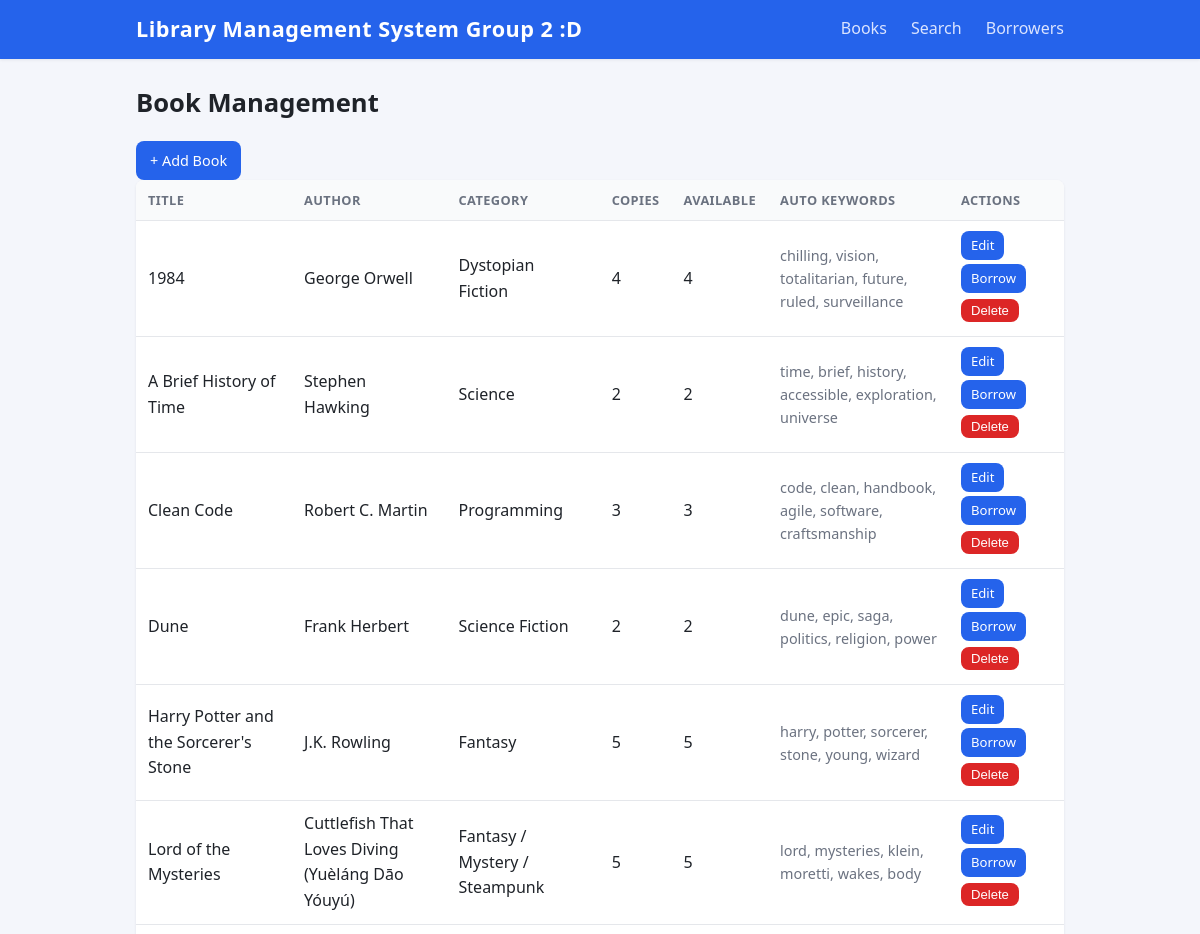
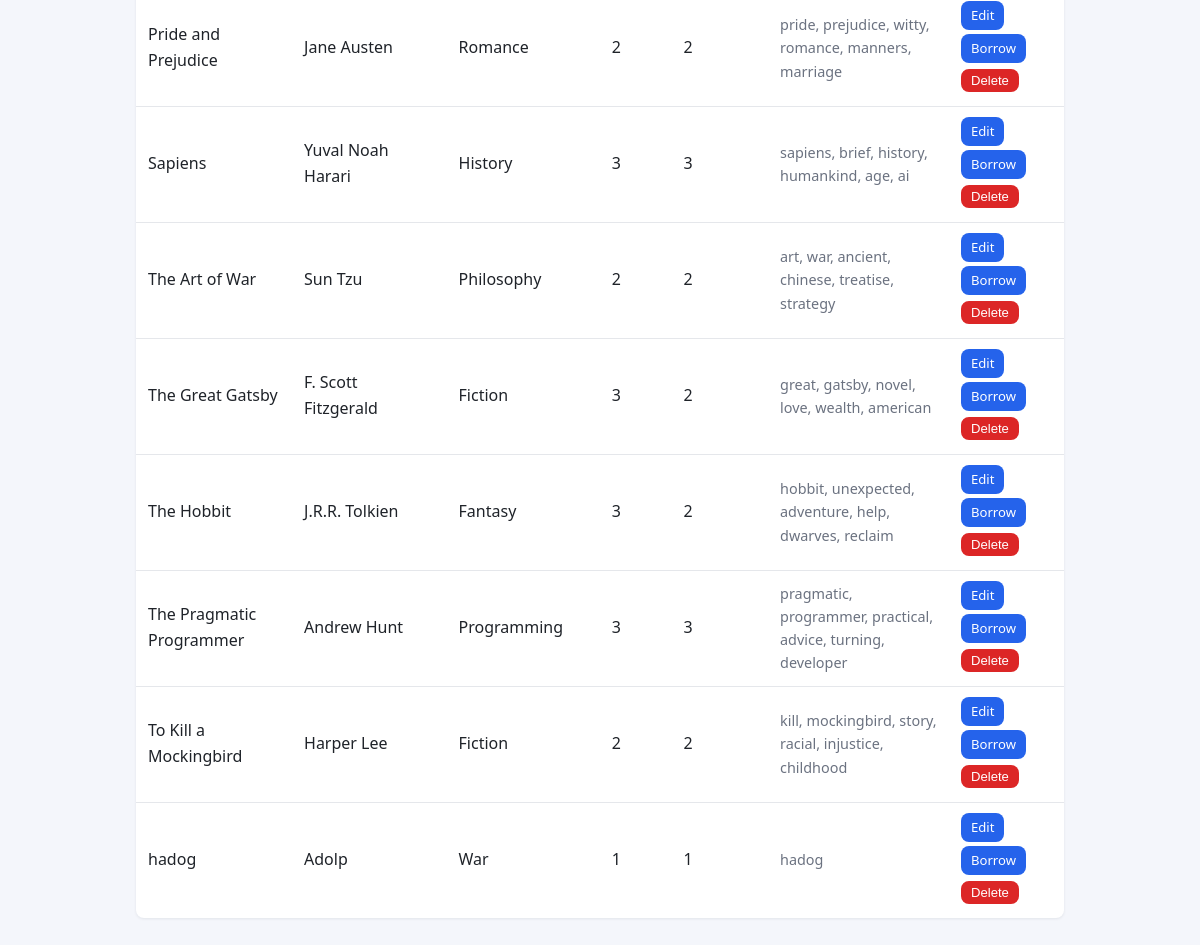
Before: /books with the older database file (2 pictures, top to bottom).
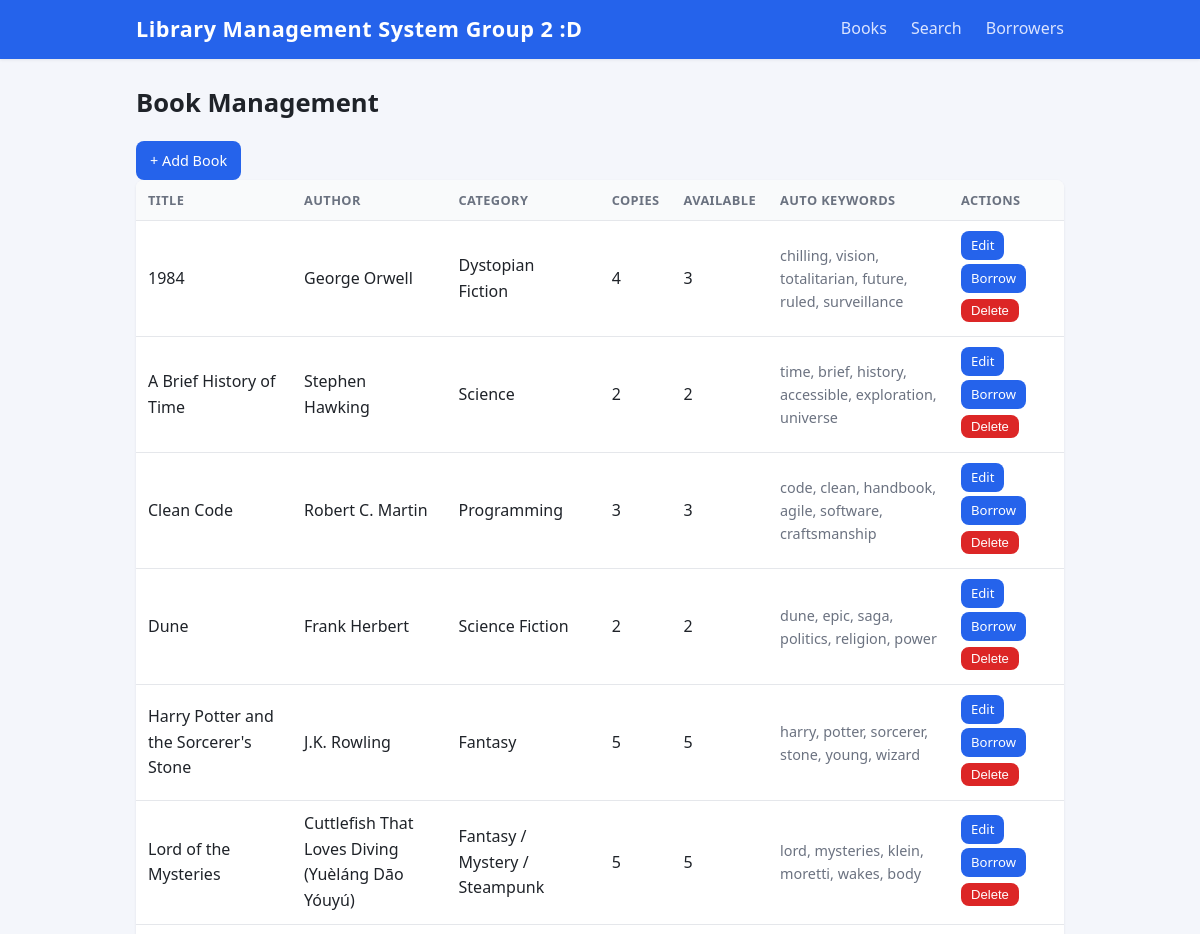
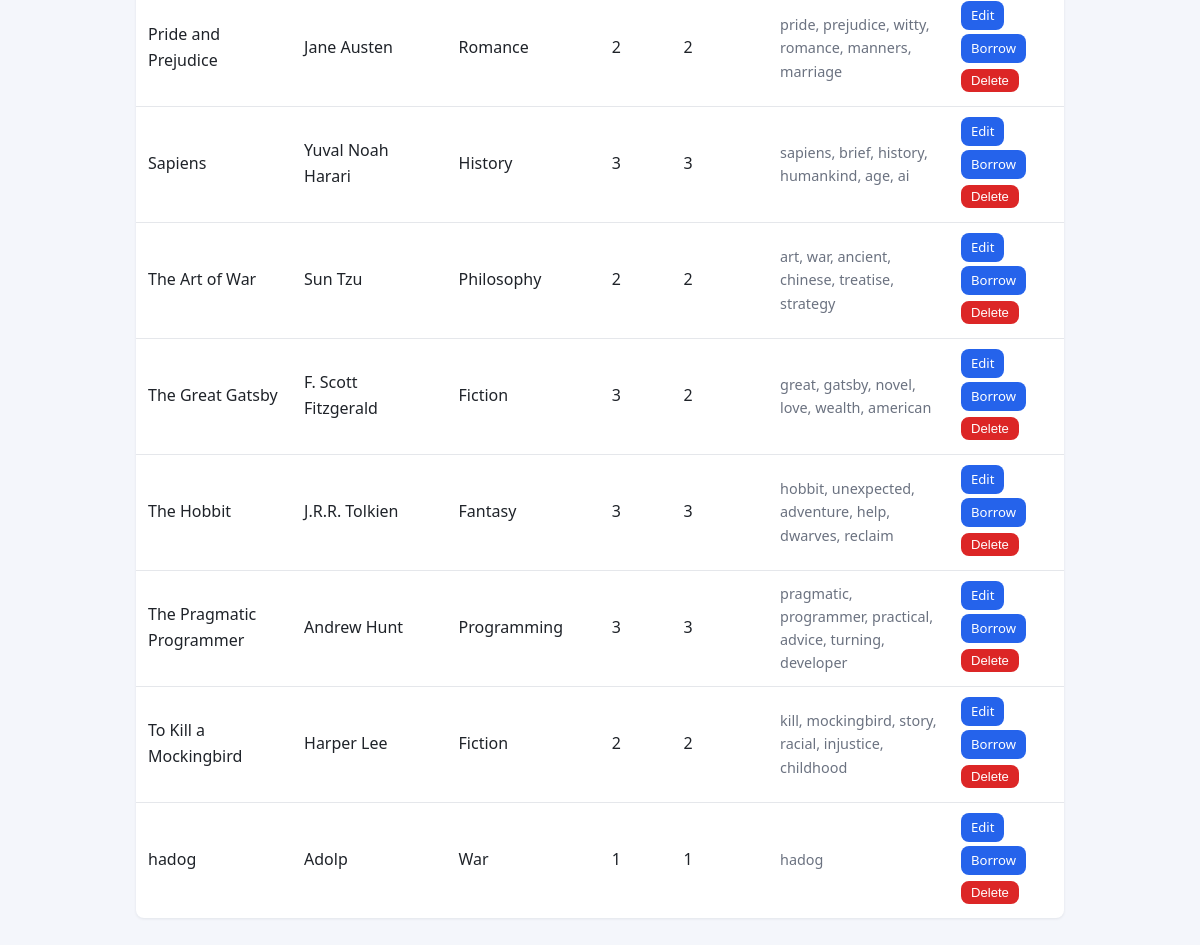
After: the same page with the newer database file (2 pictures, top to bottom).
### models.py (models this page shows, shortened)
class Book(db.Model):
    __tablename__ = "books"
    id = db.Column(db.Integer, primary_key=True)
    title = db.Column(db.String(200), nullable=False)
    author = db.Column(db.String(200), nullable=False)
    description = db.Column(db.Text, default="")
    category = db.Column(db.String(100), default="")
    copies = db.Column(db.Integer, default=1)
    keywords = db.Column(db.String(300), default="")
    reviews = db.relationship("Review", backref="book", cascade="all, delete-orphan")
    records = db.relationship("BorrowRecord", backref="book", cascade="all, delete-orphan")
    @property
    def available(self):
        out = sum(1 for r in self.records if not r.is_returned)
        return max(0, self.copies - out)

class BorrowRecord(db.Model):
    __tablename__ = "borrow_records"
    id = db.Column(db.Integer, primary_key=True)
    book_id = db.Column(db.Integer, db.ForeignKey("books.id"), nullable=False)
    borrower_id = db.Column(db.Integer, db.ForeignKey("borrowers.id"), nullable=False)
    borrow_date = db.Column(db.Date, default=date.today)
    due_date = db.Column(db.Date, nullable=False)
    return_date = db.Column(db.Date, nullable=True)
    @property
    def is_returned(self):
        return self.return_date is not None

### app.py (the view)
@app.route("/books")
def books():
    return render_template("books.html", books=Book.query.order_by(Book.title).all())

### templates/books.html (shortened to what this page needs)
{% extends "base.html" %}
{% block content %}
<h1>Book Management</h1>
<a class="btn" href="{{ url_for('add_book') }}">+ Add Book</a>
<table>
  <thead>
    <tr>
      <th>Title</th><th>Author</th><th>Category</th><th>Copies</th>
      <th>Available</th><th>Auto Keywords</th><th>Actions</th>
    </tr>
  </thead>
  <tbody>
    {% for book in books %}
    <tr data-href="{{ url_for('book_detail', book_id=book.id) }}">
      <td>{{ book.title }}</td>
      <td>{{ book.author }}</td>
      <td>{{ book.category }}</td>
      <td>{{ book.copies }}</td>
      <td>{{ book.available }}</td>
      <td class="muted">{{ book.keywords }}</td>
      <td>
        <a class="btn small" href="{{ url_for('edit_book', book_id=book.id) }}">Edit</a>
        <a class="btn small" href="{{ url_for('book_detail', book_id=book.id) }}">Borrow</a>
        <form method="post" action="{{ url_for('delete_book', book_id=book.id) }}" class="inline">
          <button class="btn small danger" type="submit">Delete</button>
        </form>
      </td>
    </tr>
    {% endfor %}
  </tbody>
</table>
{% endblock %}

Changed rows visible on the page:
computed for Book "George Orwell": available "4" → "3"
changed through a linked row, Book "The Hobbit": available "2" → "3"
